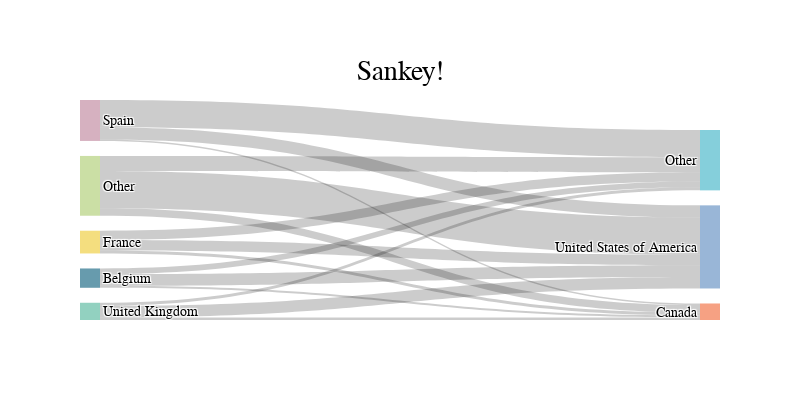

Notebook code for this chart:
### Code cell
sfig.layout['title']['y'] = .85
sfig.update_layout(width=800, height=400)
sfig

### Figure 1 — Plotly figure (JSON) as saved in the notebook; plotly's stock layout.template omitted (floating-point values rounded to 4 significant figures)
{"data": [{"link": {"source": [7, 7, 7, 4, 6, 4, 3, 4, 6, 3, 6, 3, 0, 0, 0], "target": [1, 5, 2, 1, 5, 5, 5, 2, 1, 2, 2, 1, 1, 5, 2], "value": [0.09478, 0.2319, 0.04697, 0.05782, 0.07664, 0.06579, 0.07223, 0.01848, 0.1697, 0.01611, 0.009495, 0.01933, 0.03561, 0.07291, 0.01221]}, "node": {"label": ["Belgium", "Other", "Canada", "United Kingdom", "France", "United States of America", "Spain", "Other"], "line": {"color": "black", "width": 0}, "pad": 15, "thickness": 20}, "type": "sankey", "valueformat": ".1%"}], "layout": {"height": 400, "title": {"text": "Sankey!", "y": 0.85}, "width": 800}}
